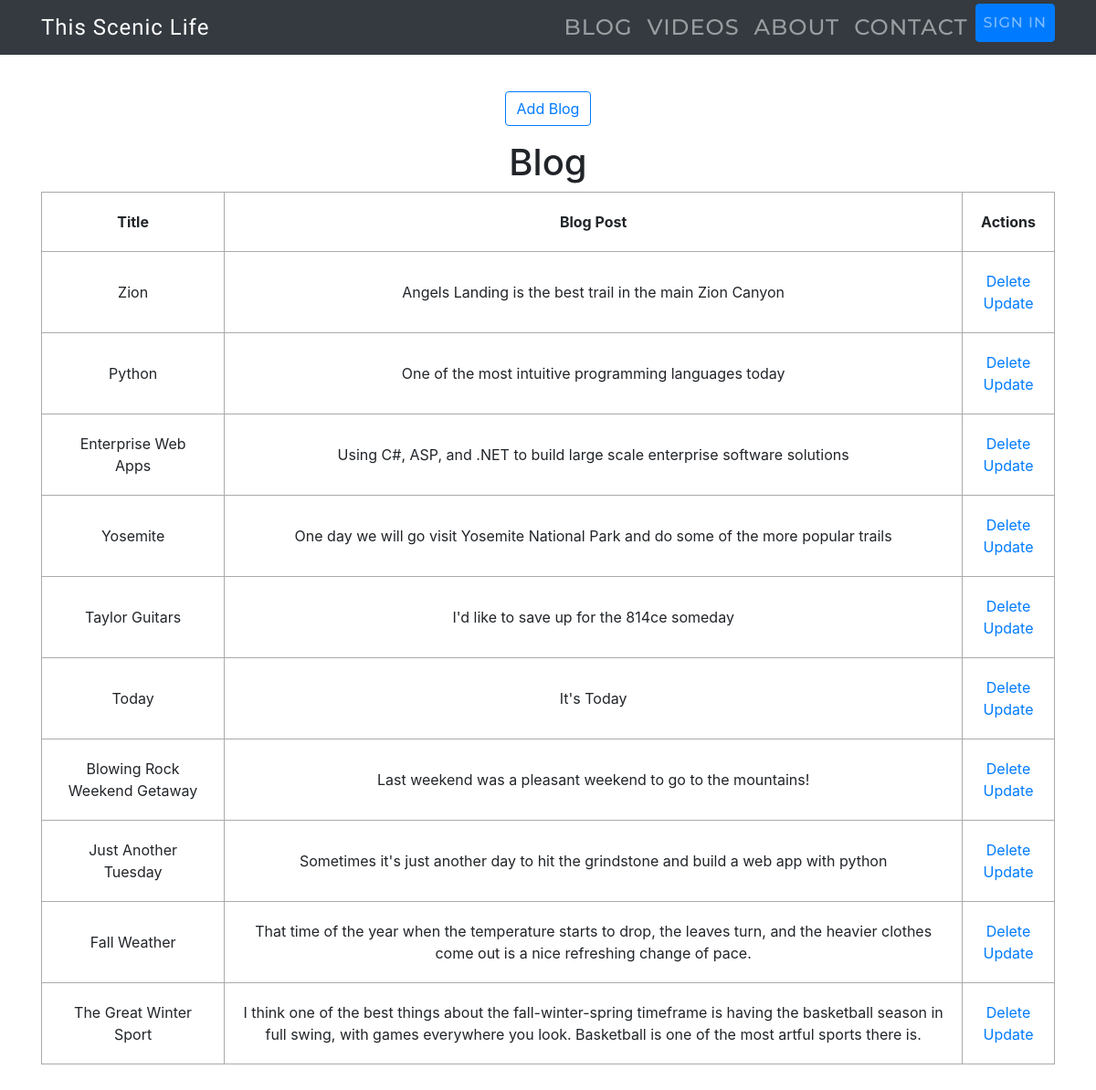
/blog/, run on an earlier commit of the app's database.
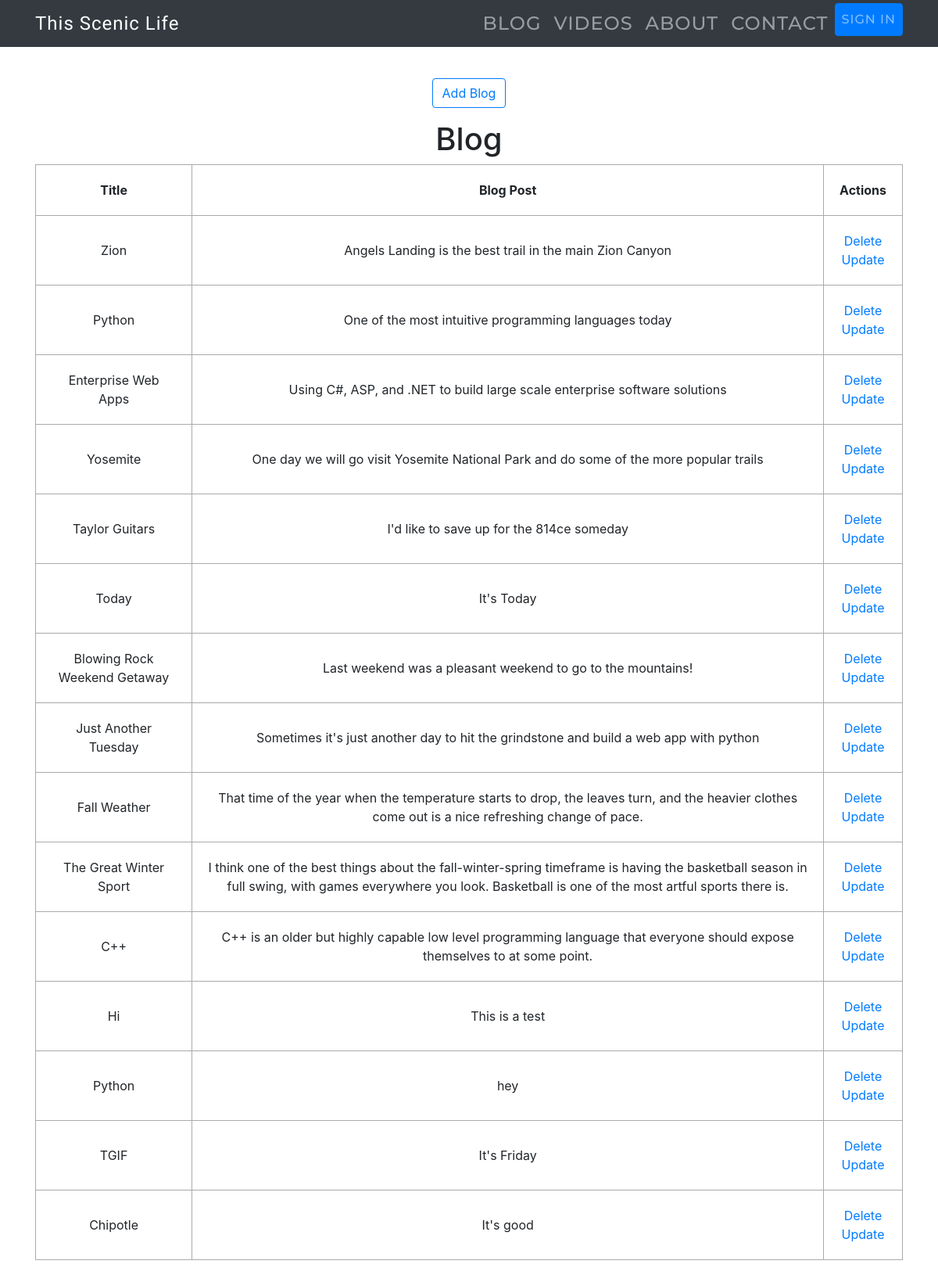
And on a later commit of the database.
### app.py (models this page shows, shortened)
class Blog(db.Model):
    id = db.Column(db.Integer, primary_key=True)
    title = db.Column(db.Text, nullable=False)
    content = db.Column(db.Text, nullable=False)
    date_published = db.Column(
        db.DateTime, nullable=False, default=datetime.utcnow)
    category_id = db.Column(db.Integer, db.ForeignKey('category.id'),
                            nullable=False)
    category = db.relationship('Category',
                               backref=db.backref('blogs', lazy=True))

### app.py (the view)
@app.route('/blog/', methods=['POST', 'GET'])
def index():
    if request.method == 'POST':
        blog_title = request.form['title']
        blog_content = request.form['content']
        blog_category = request.form['category']
        new_category = Category(name=blog_category)
        new_blog = Blog(title=blog_title, content=blog_content,
                        category=new_category)
        try:
            db.session.add(new_blog)
            db.session.commit()
            return redirect('/blog/')
        except:
            return 'There was an issue adding your blog post'
    else:
        blogs = Blog.query.order_by(Blog.date_published).all()
        return render_template('blog.html', blogs=blogs)

### templates/blog.html (shortened to what this page needs)
{% extends 'base.html' %}
{% block body %}
<div id="tippytop">
    <div class="form-group">
        <div class="col-md-12 text-center">
            <a class="btn btn-outline-primary btn-md" id="addblogbutton" href="{{ url_for('createblog') }}">Add
                Blog</a>
        </div>
    </div>
    <div class="container" id="blog-table">
        <div class="row">
            <div class="col">
                <h1 style="text-align: center">Blog</h1>
                {% if blogs|length < 1 %}
                <h4 style="text-align: center">There are no blogs. Create one below!</h4>
                {% else %}
                <table>
                    <tr>
                        <th>Title</th>
                        <th>Blog Post</th>
                        <th>Actions</th>
                    </tr>
                    {% for blog in blogs %}
                    <tr>
                        <td>{{ blog.title }}</td>
                        <td>{{ blog.content }}</td>
                        <td>
                            <a href="/delete/{{blog.id}}">Delete</a>
                            <br>
                            <a href="/update/{{blog.id}}">Update</a>
                        </td>
                    </tr>
                    {% endfor %}
                </table>
                {% endif %}
            </div>
        </div>
    </div>
</div>
{% endblock %}

### templates/base.html (shortened to what this page needs)
<!DOCTYPE html>
<html lang="en">
<head>
  <link rel="stylesheet" href="https://use.fontawesome.com/releases/v5.6.3/css/all.css"
 />
  <link rel="stylesheet" href="https://stackpath.bootstrapcdn.com/bootstrap/4.3.1/css/bootstrap.min.css"
>
  <link rel="stylesheet" href="{{url_for('static', filename='css/main.css')}}">
</head>
<body>
  {% block navbar %}
  <nav id="mainNavbar" class="navbar navbar-dark navbar-expand-lg py-1 fixed-top" style="background-color: #343a40">
    <div class="container"><a class="navbar-brand" href="{{ url_for('home') }}">This Scenic Life</a>
      <div class="collapse navbar-collapse" id="navbarSupportedContent">
        <ul class="navbar-nav ml-auto">
          <li class="nav-item">
            <a class="nav-link" href="{{ url_for('blog') }}">Blog</a>
          </li>
          <li class="nav-item">
            <a class="nav-link" href="{{ url_for('videos') }}">Videos</a>
          </li>
          <li class="nav-item">
            <a class="nav-link" href="{{ url_for('about') }}">About</a>
          </li>
          <li class="nav-item">
            <a class="nav-link" href="{{ url_for('contact') }}">Contact</a>
          </li>
          <li clas="nav-item"><a class="nav-link btn btn-outline btn-primary" id="login"
              href="{{ url_for('signin') }}">Sign
              In</a>
          </li>
        </ul>
      </div>
    </div>
  </nav>
  {% endblock %}
  {% block body %} {% endblock %}
</body>
</html>

### static/css/main.css (style rules this page uses)
html { scroll-behavior: smooth; }
#mainNavbar { font-size: 1.5rem; font-weight: 100; }
#mainNavbar .navbar-brand { color: rgb(255, 255, 255); font-family: "Kaushan Script"; font-weight: 200; font-size: 1.5rem; text-transform: none; }
.navbar a { font-family: "Montserrat", "Helvetica Neue", Helvetica, Arial, cursive; text-decoration: none; text-transform: uppercase; font-weight: 500; letter-spacing: 1px; color: white; }
.nav-item { font-family: "Montserrat", "Helvetica Neue", Helvetica, Arial, sans-serif; text-transform: uppercase; font-weight: 500; letter-spacing: 1px; }
#blog-table { padding-bottom: 4rem; }
table, td, th { border: 1px solid #aaa; }
table { border-collapse: collapse; width: 100%; }
th { height: 30px; }
th, td { text-align: center; padding: 20px; }
#tippytop { margin-top: 100px; }

What changed in the data, as far as the page shows it:
added Blog: title "C++", content "C++ is an older but highly capable low level programming language that everyone should expose themselves to at some point."
added Blog: title "Hi", content "This is a test"
added Blog: title "Python", content "hey"
added Blog: title "TGIF", content "It's Friday"
added Blog: title "Chipotle", content "It's good"
